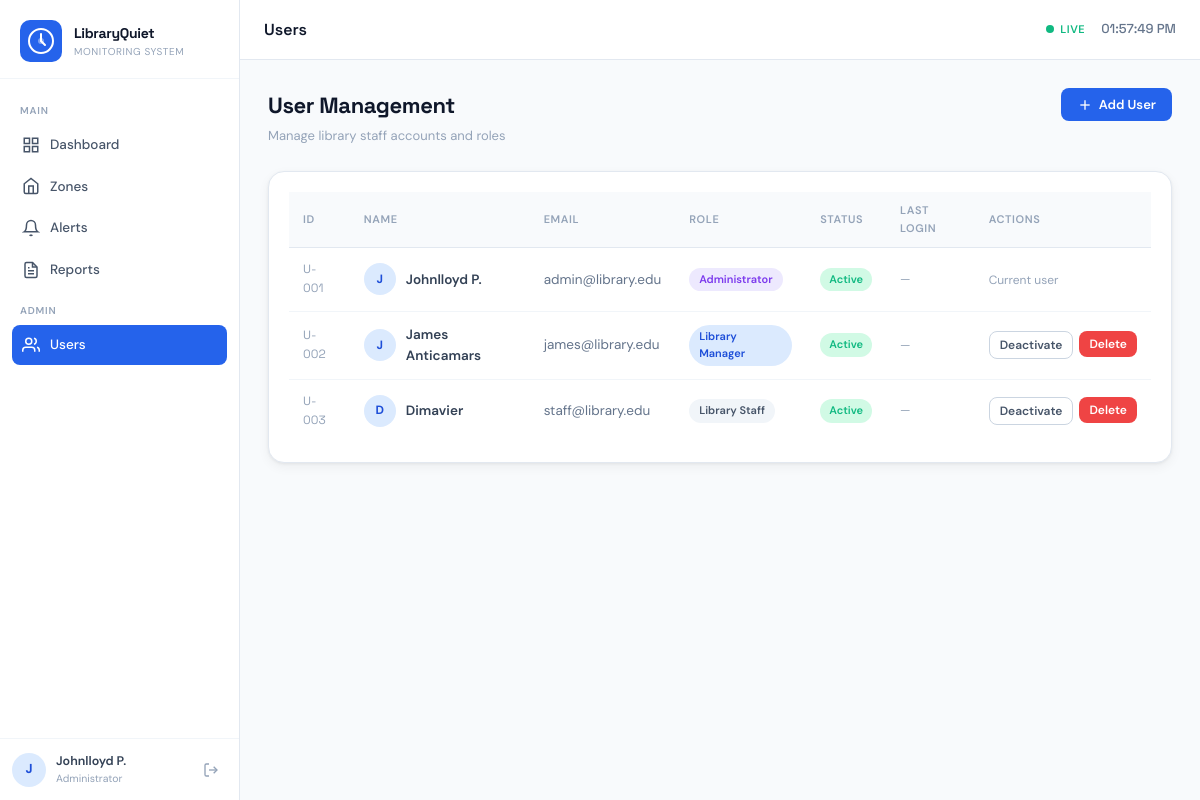
The page /users.php (signed in) on the database its author committed.
### tables this page shows
CREATE TABLE IF NOT EXISTS users (
  id         VARCHAR(20)  PRIMARY KEY,
  name       VARCHAR(100) NOT NULL,
  email      VARCHAR(100) NOT NULL UNIQUE,
  password   VARCHAR(255) NOT NULL,
  role       ENUM('Administrator','Library Manager','Library Staff') NOT NULL DEFAULT 'Library Staff',
  status     ENUM('active','inactive') NOT NULL DEFAULT 'active',
  last_login VARCHAR(100) DEFAULT NULL,
  created_at TIMESTAMP DEFAULT CURRENT_TIMESTAMP
);

### includes/config.php (called while the page is built, shortened)
<?php
function currentUser(): array {
    return $_SESSION['user'] ?? [];
}
function hasRole(string ...$roles): bool {
    $userRole = $_SESSION['user']['role'] ?? '';
    return in_array($userRole, $roles, true);
}

### users.php (the view, shortened to what this page needs)
<?php
require_once __DIR__ . '/includes/config.php';
$db   = getDB();
$pageTitle = 'Users';
$users = $db->query('SELECT * FROM users ORDER BY role, name')->fetchAll();
include __DIR__ . '/includes/layout.php';
?>
<div class="page-header">
    <div>
        <h1>User Management</h1>
        <p>Manage library staff accounts and roles</p>
    </div>
    <button class="btn btn-primary" onclick="openModal('addUserModal')">
        <svg width="16" height="16" viewBox="0 0 24 24" fill="none" stroke="currentColor" stroke-width="2">
            <line x1="12" y1="5" x2="12" y2="19"/><line x1="5" y1="12" x2="19" y2="12"/>
        </svg>
        Add User
    </button>
</div>
<div class="card">
    <div class="table-wrap">
        <table>
            <thead>
                <tr>
                    <th>ID</th>
                    <th>Name</th>
                    <th>Email</th>
                    <th>Role</th>
                    <th>Status</th>
                    <th>Last Login</th>
                    <th>Actions</th>
                </tr>
            </thead>
            <tbody>
            <?php foreach ($users as $u): ?>
            <tr>
                <td style="font-family:var(--font-head);font-size:12px;color:var(--gray-400);"><?= $u['id'] ?></td>
                <td>
                    <div style="display:flex;align-items:center;gap:10px;">
                        <div style="width:32px;height:32px;border-radius:50%;background:var(--blue-100);color:var(--blue-700);display:flex;align-items:center;justify-content:center;font-weight:700;font-size:12px;flex-shrink:0;">
                            <?= strtoupper(substr($u['name'], 0, 1)) ?>
                        </div>
                        <span style="font-weight:600;"><?= htmlspecialchars($u['name']) ?></span>
                    </div>
                </td>
                <td style="color:var(--gray-500);"><?= htmlspecialchars($u['email']) ?></td>
                <td>
                    <?php
                    $rc = match($u['role']) {
                        'Administrator'  => 'role-admin',
                        'Library Manager'=> 'role-manager',
                        default          => 'role-staff'
                    };
                    ?>
                    <span class="role-badge <?= $rc ?>"><?= htmlspecialchars($u['role']) ?></span>
                </td>
                <td>
                    <span class="badge <?= $u['status']==='active'?'badge-safe':'badge-gray' ?>">
                        <?= ucfirst($u['status']) ?>
                    </span>
                </td>
                <td style="font-size:12px;color:var(--gray-400);">
                    <?= $u['last_login'] ?: '—' ?>
                </td>
                <td>
                    <?php if ($u['id'] !== $user['id']): ?>
                    <div style="display:flex;gap:6px;">
                        <form method="POST" style="display:inline;">
                            <button type="submit" class="btn btn-outline btn-sm">
                                <?= $u['status']==='active' ? 'Deactivate' : 'Activate' ?>
                            </button>
                        </form>
                        <form method="POST" style="display:inline;">
                            <button type="submit" class="btn btn-danger btn-sm"
                                    onclick="return confirm('Delete user <?= addslashes($u['name']) ?>?')">
                                Delete
                            </button>
                        </form>
                    </div>
                    <?php else: ?>
                    <span style="font-size:12px;color:var(--gray-400);">Current user</span>
                    <?php endif; ?>
                </td>
            </tr>
            <?php endforeach; ?>
            </tbody>
        </table>
    </div>
</div>
<?php include __DIR__ . '/includes/layout_footer.php'; ?>

### includes/layout.php (shortened to what this page needs)
<?php
$user = currentUser();
$role = $user['role'] ?? '';
$currentPage = basename($_SERVER['PHP_SELF'], '.php');
?>
<!DOCTYPE html>
<html lang="en">
<head>
    <link rel="stylesheet" href="<?= BASE_URL ?>/css/main.css">
    <link rel="stylesheet" href="<?= BASE_URL ?>/css/components.css">
</head>
<body>
<aside class="sidebar" id="sidebar">
    <div class="sidebar-brand">
        <div class="brand-icon">
            <svg width="28" height="28" viewBox="0 0 28 28" fill="none">
                <circle cx="14" cy="14" r="12" stroke="currentColor" stroke-width="2"/>
                <path d="M14 7v7l4 4" stroke="currentColor" stroke-width="2" stroke-linecap="round"/>
                <circle cx="14" cy="14" r="3" fill="currentColor" opacity=".4"/>
            </svg>
        </div>
        <div>
            <div class="brand-name">LibraryQuiet</div>
            <div class="brand-sub">Monitoring System</div>
        </div>
    </div>
    <nav class="sidebar-nav">
        <div class="nav-section">MAIN</div>
        <a href="<?= BASE_URL ?>/dashboard.php"
           class="nav-item <?= $currentPage === 'dashboard' ? 'active' : '' ?>">
            <svg width="18" height="18" viewBox="0 0 24 24" fill="none" stroke="currentColor" stroke-width="2">
                <rect x="3" y="3" width="7" height="7"/><rect x="14" y="3" width="7" height="7"/>
                <rect x="14" y="14" width="7" height="7"/><rect x="3" y="14" width="7" height="7"/>
            </svg>
            Dashboard
        </a>
        <a href="<?= BASE_URL ?>/zones.php"
           class="nav-item <?= $currentPage === 'zones' ? 'active' : '' ?>">
            <svg width="18" height="18" viewBox="0 0 24 24" fill="none" stroke="currentColor" stroke-width="2">
                <path d="M3 9l9-7 9 7v11a2 2 0 01-2 2H5a2 2 0 01-2-2z"/>
                <polyline points="9 22 9 12 15 12 15 22"/>
            </svg>
            Zones
        </a>
        <a href="<?= BASE_URL ?>/alerts.php"
           class="nav-item <?= $currentPage === 'alerts' ? 'active' : '' ?>">
            <svg width="18" height="18" viewBox="0 0 24 24" fill="none" stroke="currentColor" stroke-width="2">
                <path d="M18 8A6 6 0 006 8c0 7-3 9-3 9h18s-3-2-3-9"/>
                <path d="M13.73 21a2 2 0 01-3.46 0"/>
            </svg>
            Alerts
        </a>
        <?php if (hasRole('Administrator', 'Library Manager')): ?>
        <a href="<?= BASE_URL ?>/reports.php"
           class="nav-item <?= $currentPage === 'reports' ? 'active' : '' ?>">
            <svg width="18" height="18" viewBox="0 0 24 24" fill="none" stroke="currentColor" stroke-width="2">
                <path d="M14 2H6a2 2 0 00-2 2v16a2 2 0 002 2h12a2 2 0 002-2V8z"/>
                <polyline points="14 2 14 8 20 8"/><line x1="16" y1="13" x2="8" y2="13"/>
                <line x1="16" y1="17" x2="8" y2="17"/><polyline points="10 9 9 9 8 9"/>
            </svg>
            Reports
        </a>
        <?php endif; ?>
        <?php if (hasRole('Administrator')): ?>
        <div class="nav-section">ADMIN</div>
        <a href="<?= BASE_URL ?>/users.php"
           class="nav-item <?= $currentPage === 'users' ? 'active' : '' ?>">
            <svg width="18" height="18" viewBox="0 0 24 24" fill="none" stroke="currentColor" stroke-width="2">
                <path d="M17 21v-2a4 4 0 00-4-4H5a4 4 0 00-4 4v2"/>
                <circle cx="9" cy="7" r="4"/>
                <path d="M23 21v-2a4 4 0 00-3-3.87"/><path d="M16 3.13a4 4 0 010 7.75"/>
            </svg>
            Users
        </a>
        <?php endif; ?>
    </nav>
    <div class="sidebar-footer">
        <div class="user-pill">
            <div class="user-avatar"><?= strtoupper(substr($user['name'] ?? 'U', 0, 1)) ?></div>
            <div class="user-info">
                <div class="user-name"><?= htmlspecialchars($user['name'] ?? '') ?></div>
                <div class="user-role"><?= htmlspecialchars($role) ?></div>
            </div>
        </div>
        <a href="<?= BASE_URL ?>/php/logout.php" class="logout-btn" title="Logout">
            <svg width="16" height="16" viewBox="0 0 24 24" fill="none" stroke="currentColor" stroke-width="2">
                <path d="M9 21H5a2 2 0 01-2-2V5a2 2 0 012-2h4"/>
                <polyline points="16 17 21 12 16 7"/>
                <line x1="21" y1="12" x2="9" y2="12"/>
            </svg>
        </a>
    </div>
</aside>
<div class="main-wrap">
    <header class="topbar">
        <div class="topbar-title"><?= htmlspecialchars($pageTitle ?? 'Dashboard') ?></div>
        <div class="topbar-right">
            <div class="noise-pulse" id="livePulse" title="Live sensor active">
                <span class="pulse-dot"></span> LIVE
            </div>
            <div class="clock" id="liveClock"></div>
        </div>
    </header>
    <main class="page-content">

### css/components.css (style rules this page uses)
.role-badge { display: inline-flex; align-items: center; padding: 3px 10px; border-radius: 100px; font-size: 11px; font-weight: 600; }
.role-admin { background: #ede9fe; color: #7c3aed; }
.role-manager { background: var(--blue-100); color: var(--blue-700); }
.role-staff { background: var(--gray-100); color: var(--gray-600); }

### rows shown on the page
users: name "J", name "Johnlloyd P.", role "Administrator", id "U-001", email "admin@library.edu", status "Active", last_login "—", shows "Current user"
users: id "U-002", name "J", name "James Anticamars", email "james@library.edu", role "Library Manager", status "Active", last_login "—", shows "Deactivate"
users: id "U-003", name "D", name "Dimavier", email "staff@library.edu", role "Library Staff", status "Active", last_login "—", shows "Deactivate"

### other values the page prints
$pageTitle "Users"
